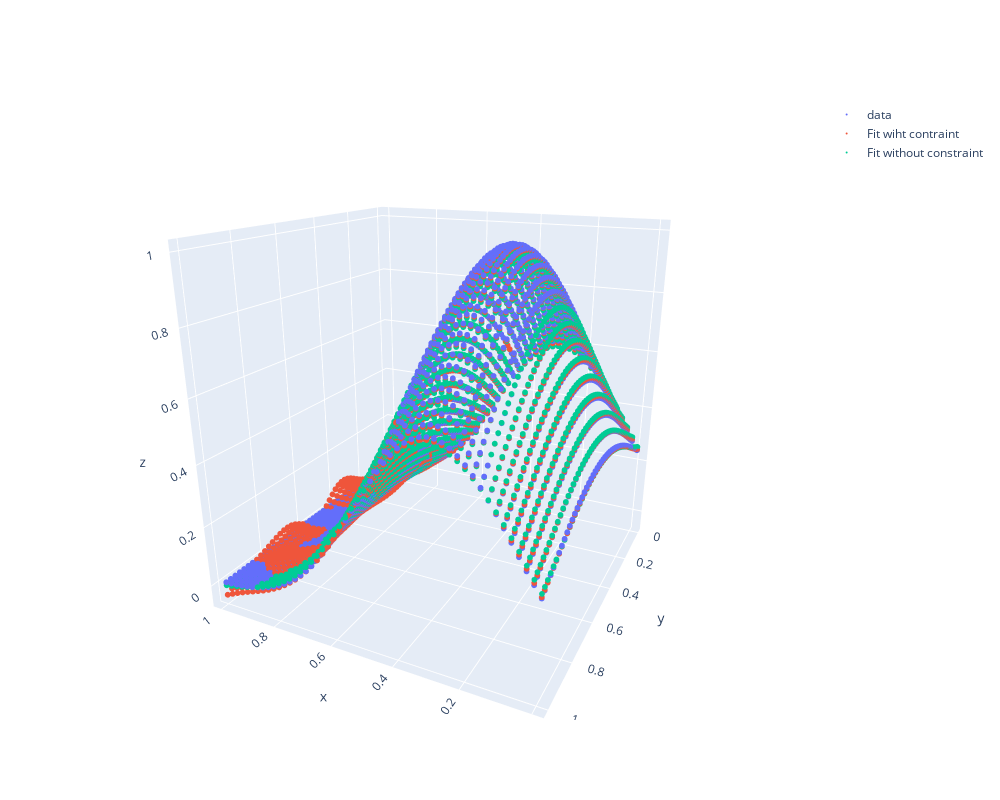

Notebook code cell kept with this figure:
### Code cell
fig = go.Figure()
fig.add_trace(go.Scatter3d(x=X[:,0], y=X[:,1], z=y, mode="markers", marker_size=2, name="data"))
fig.add_trace(go.Scatter3d(x=X[:,0], y=X[:,1], z=M.basis @ M.coef_, mode="markers", marker_size=2, name="Fit wiht contraint"))
fig.add_trace(go.Scatter3d(x=X[:,0], y=X[:,1], z=M2.basis @ M2.coef_, mode="markers", marker_size=2, name="Fit without constraint"))
#for i in range(tps.basis_x1.shape[1]):
#    fig.add_trace(go.Scatter3d(x=tps.x1, y=np.zeros(tps.x1.shape), z=tps.basis_x1[:,i], mode="markers", marker=dict(color="black", size=4)))
#    fig.add_trace(go.Scatter3d(x=np.zeros(tps.x2.shape), y=tps.x1, z=tps.basis_x2[:,i], mode="markers", marker=dict(color="black", size=4)))
fig.update_layout(height=800, width=1000)
fig.show()

### Figure 1 — Plotly figure (JSON) as saved in the notebook; plotly's stock layout.template omitted (floating-point values rounded to 4 significant figures; data arrays with more than 128 entries replaced by an {"elided": "..."} marker saying what was removed)
{"data": [{"marker": {"size": 2}, "mode": "markers", "name": "data", "type": "scatter3d", "x": {"elided": "2500 float values"}, "y": {"elided": "2500 float values"}, "z": {"elided": "2500 float values"}}, {"marker": {"size": 2}, "mode": "markers", "name": "Fit wiht contraint", "type": "scatter3d", "x": {"elided": "2500 float values"}, "y": {"elided": "2500 float values"}, "z": {"elided": "2500 float values"}}, {"marker": {"size": 2}, "mode": "markers", "name": "Fit without constraint", "type": "scatter3d", "x": {"elided": "2500 float values"}, "y": {"elided": "2500 float values"}, "z": {"elided": "2500 float values"}}], "layout": {"height": 800, "scene": {"aspectmode": "auto", "aspectratio": {"x": 0.9872, "y": 0.9872, "z": 1.026}, "camera": {"center": {"x": 0, "y": 0, "z": 0}, "eye": {"x": -0.8987, "y": 1.824, "z": 0.7426}, "projection": {"type": "perspective"}, "up": {"x": 0, "y": 0, "z": 1}}}, "width": 1000}}
